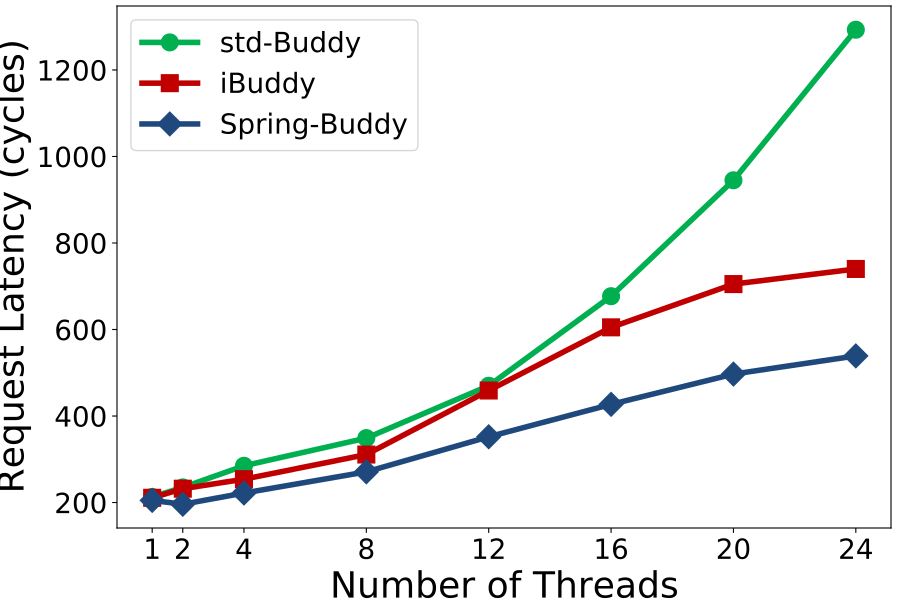

Write the Python code that produced this figure.
import sys,os
import matplotlib.pyplot as plt
import random

markerTable = {'iBuddy':'s', 'std-Buddy':'o', 'Spring-Buddy':'D'}
colorTable = {'iBuddy':'#C00000', 'std-Buddy':'#00B050', 'Spring-Buddy':'#1f497d'}


xArr = [1,2,4,8,12,16,20,24]
yDict = {
    "std-Buddy": [213, 235, 285, 349, 470, 677, 945, 1293],
    "iBuddy": [211, 232, 254, 311, 459, 605, 705, 740],
    "Spring-Buddy": [205, 196, 222, 271, 352, 427, 497, 539]
}

plt.figure(figsize=(9,6))

targetName = list(yDict.keys())

for i in range(len(targetName)):
    plt.plot(xArr,yDict[targetName[i]], label=targetName[i], linewidth=4, marker=markerTable[targetName[i]], color=colorTable[targetName[i]], markersize=12)

plt.legend(fontsize=20)
plt.xticks(fontsize=20)
plt.yticks(fontsize=20)
plt.xticks(xArr,xArr,fontsize=20)
plt.ylabel('Request Latency (cycles)', fontsize=26)
plt.xlabel('Number of Threads', fontsize=26)
plt.subplots_adjust(left=0.13, right=0.99, top=0.99, bottom=0.12)

plt.savefig('%s.pdf' % os.path.splitext(sys.argv[0])[0])

plt.show()
